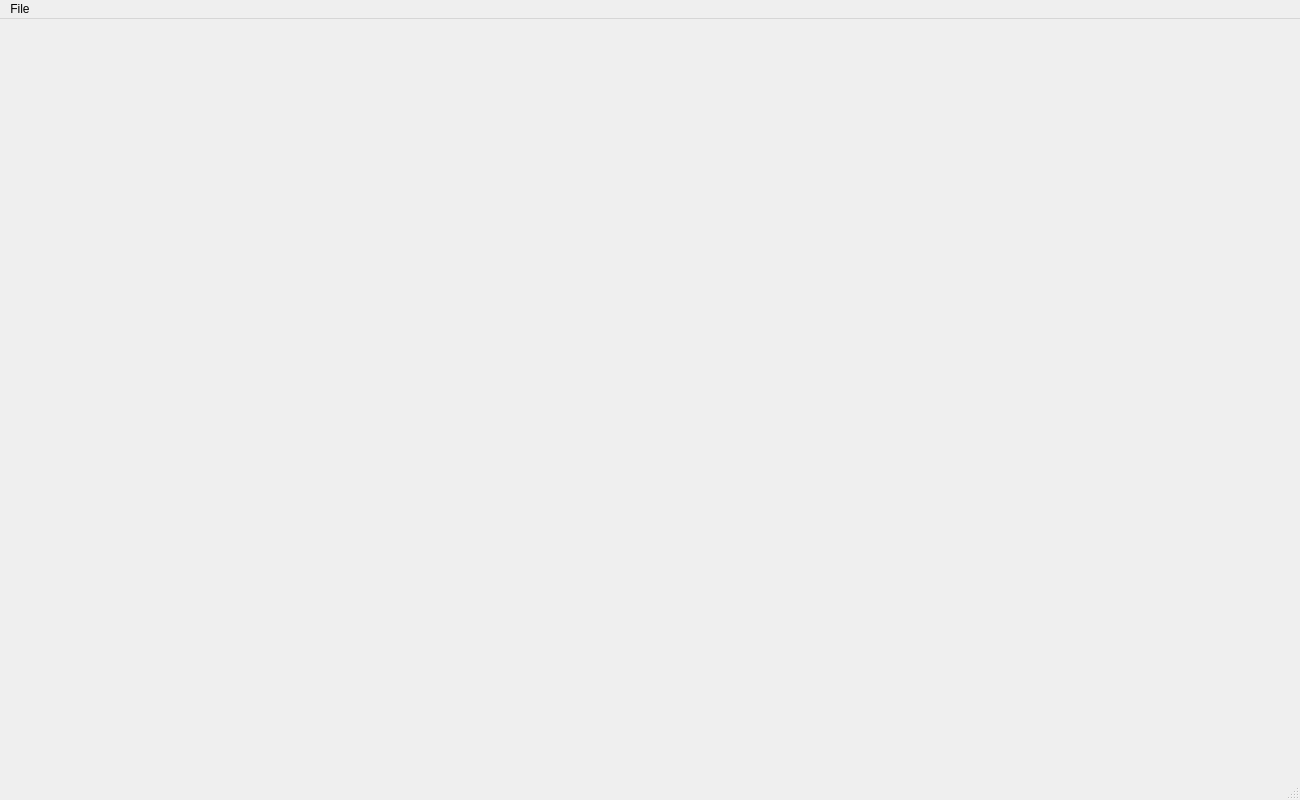
<?xml version="1.0" encoding="UTF-8"?>
<ui version="4.0">
 <class>MainWindow</class>
 <widget class="QMainWindow" name="MainWindow">
  <property name="geometry">
   <rect>
    <x>0</x>
    <y>0</y>
    <width>1300</width>
    <height>800</height>
   </rect>
  </property>
  <property name="minimumSize">
   <size>
    <width>1300</width>
    <height>800</height>
   </size>
  </property>
  <property name="maximumSize">
   <size>
    <width>1300</width>
    <height>800</height>
   </size>
  </property>
  <property name="windowTitle">
   <string>MainWindow</string>
  </property>
  <property name="styleSheet">
   <string notr="true">#faceWidget{
	background-color: rgb(107, 107, 107);
}</string>
  </property>
  <widget class="QWidget" name="centralwidget">
   <property name="styleSheet">
    <string notr="true">#faceWidget{
	background-color: rgb(168, 168, 168);
}</string>
   </property>
  </widget>
  <widget class="QMenuBar" name="menubar">
   <property name="geometry">
    <rect>
     <x>0</x>
     <y>0</y>
     <width>1300</width>
     <height>26</height>
    </rect>
   </property>
   <widget class="QMenu" name="menuFile">
    <property name="title">
     <string>File</string>
    </property>
    <addaction name="actionsave"/>
    <addaction name="actionload"/>
   </widget>
   <addaction name="menuFile"/>
  </widget>
  <widget class="QStatusBar" name="statusbar"/>
  <action name="actionsave">
   <property name="text">
    <string>save</string>
   </property>
   <property name="visible">
    <bool>true</bool>
   </property>
  </action>
  <action name="actionload">
   <property name="text">
    <string>load</string>
   </property>
  </action>
  <action name="actionversion">
   <property name="text">
    <string>version</string>
   </property>
  </action>
  <action name="actionauthor">
   <property name="text">
    <string>author</string>
   </property>
  </action>
 </widget>
 <resources/>
 <connections/>
</ui>
